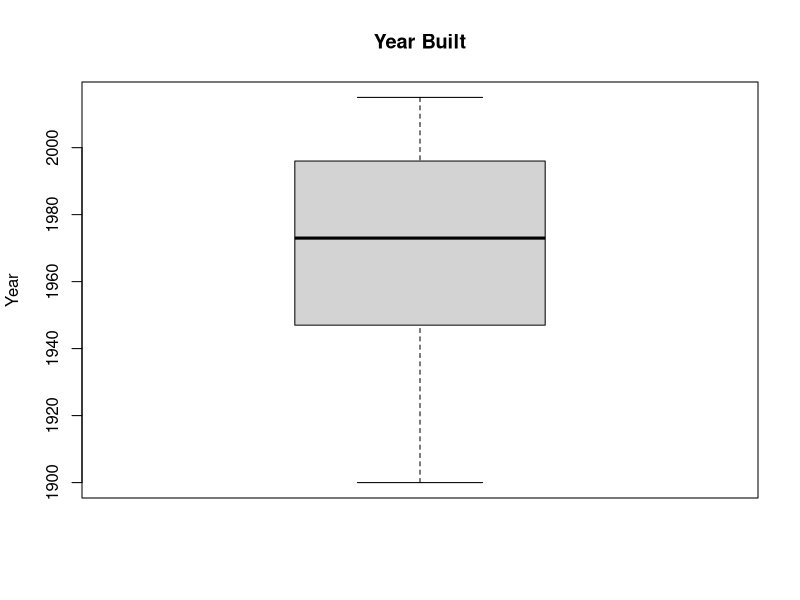
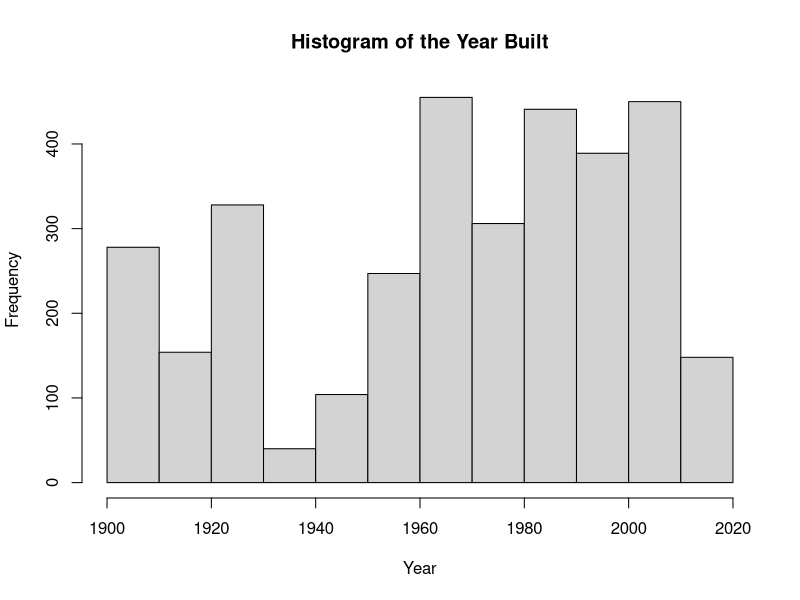
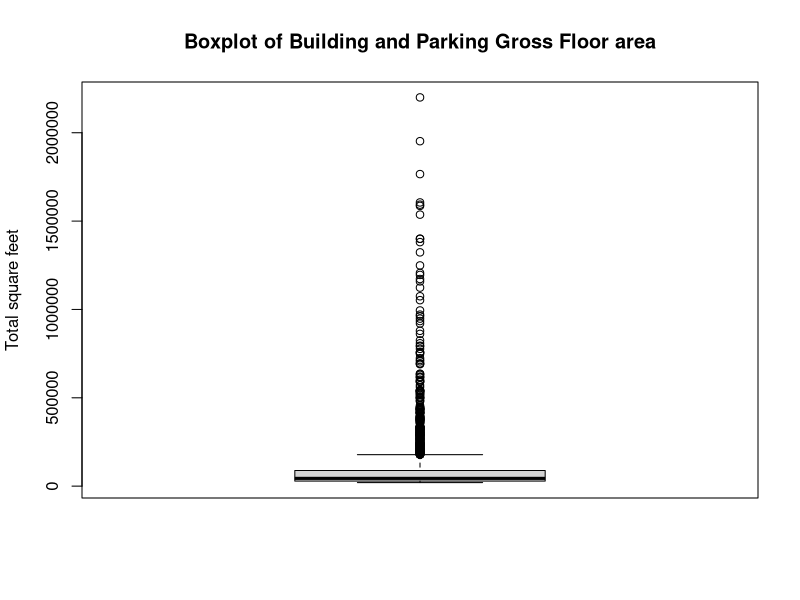
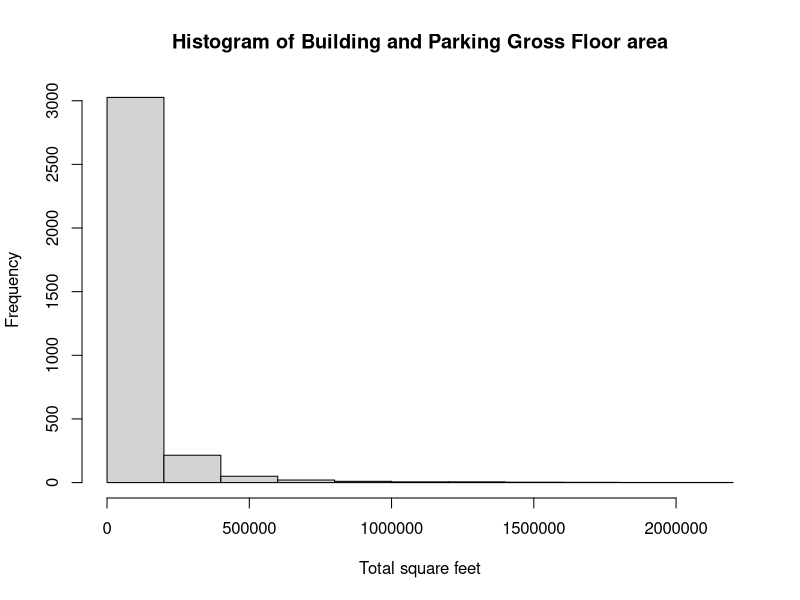
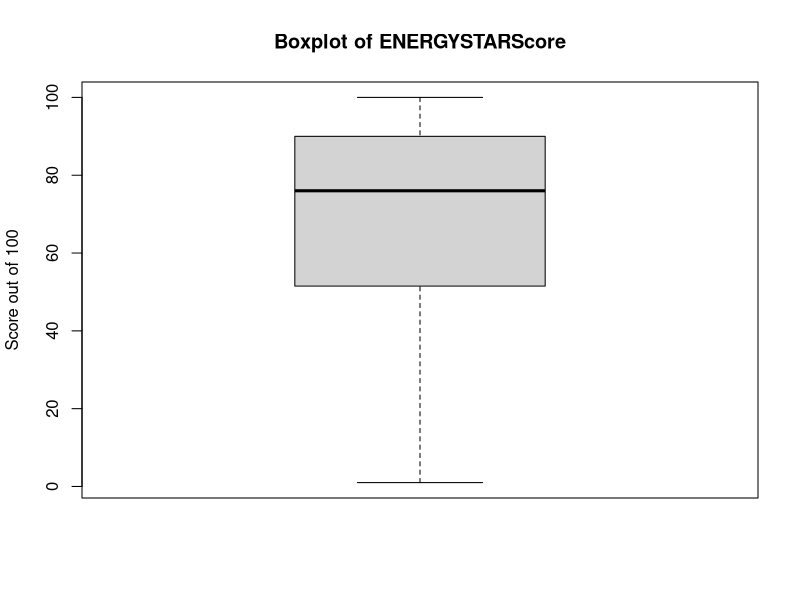
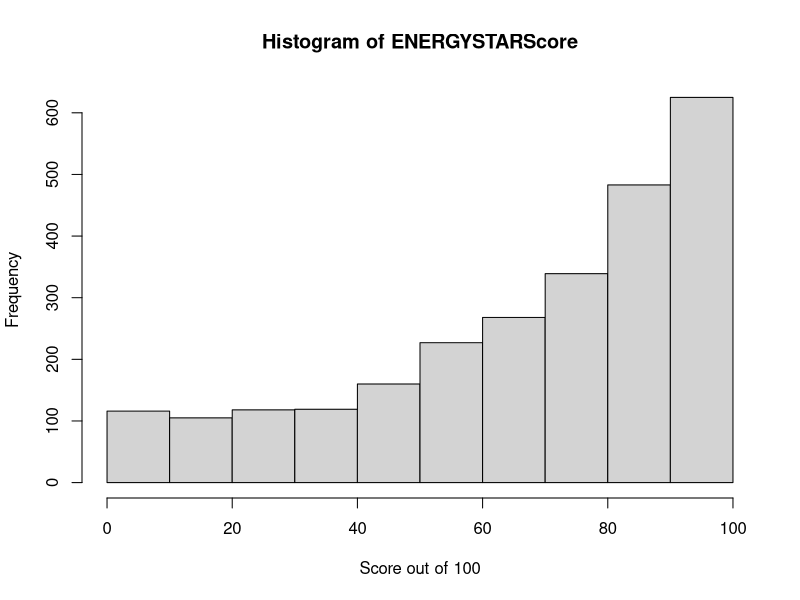
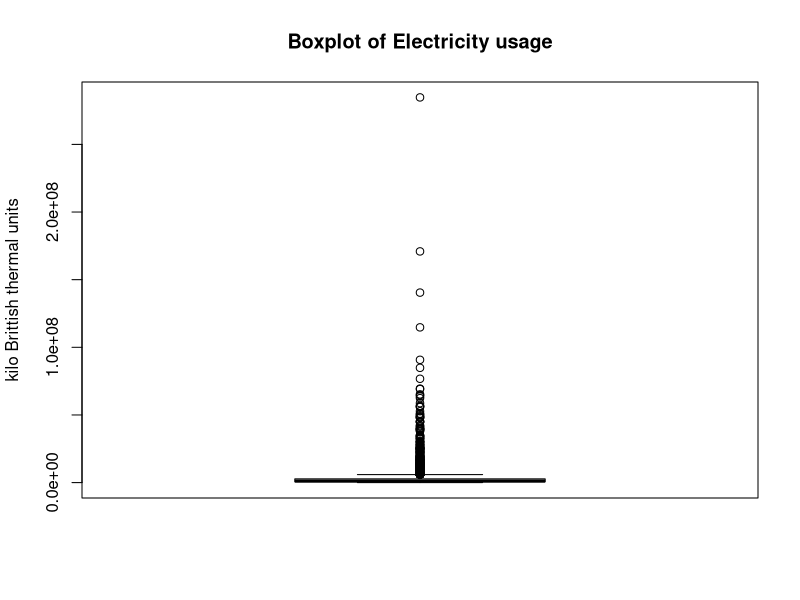
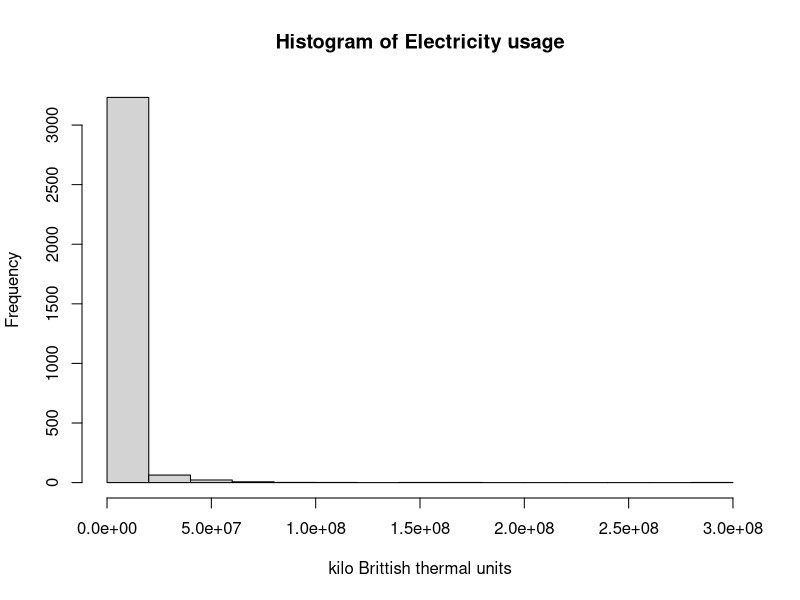

Generate these figures, in order, with R:
## ---- chunk 1
energyDat2016 = read.csv("sea-building-energy-benchmarking/2015-building-energy-benchmarking.csv")
library(gmodels)
library(tidyverse)
## ---- chunk 2
str(energyDat2016)
## ---- chunk 3
summary(energyDat2016$YearBuilt)
summary(energyDat2016$NumberofFloors)
summary(energyDat2016$PropertyGFATotal)
summary(energyDat2016$ENERGYSTARScore)
summary(energyDat2016$SiteEUIWN.kBtu.sf.)
summary(energyDat2016$Electricity.kBtu.)
summary(energyDat2016$NaturalGas.kBtu.)
summary(energyDat2016$GHGEmissionsIntensity.kgCO2e.ft2.)
## ---- chunk 4
boxplot(energyDat2016$YearBuilt, main = "Year Built", ylab = "Year")
hist(energyDat2016$YearBuilt, main = "Histogram of the Year Built", xlab = "Year")
boxplot(energyDat2016$PropertyGFATotal, main = "Boxplot of Building and Parking Gross Floor area", ylab = "Total square feet")
hist(energyDat2016$PropertyGFATotal, main = "Histogram of Building and Parking Gross Floor area", xlab = "Total square feet")
boxplot(energyDat2016$ENERGYSTARScore, main = "Boxplot of ENERGYSTARScore", ylab = "Score out of 100")
hist(energyDat2016$ENERGYSTARScore, main = "Histogram of ENERGYSTARScore", xlab = "Score out of 100")
boxplot(energyDat2016$Electricity.kBtu., main = "Boxplot of Electricity usage", ylab = "kilo Brittish thermal units")
hist(energyDat2016$Electricity.kBtu., main = "Histogram of Electricity usage", xlab = "kilo Brittish thermal units")
boxplot(energyDat2016$NaturalGas.kBtu., main = "Boxplot of Natural gas usage", ylab = "kilo Brittish thermal units")
hist(energyDat2016$NaturalGas.kBtu., main = "Histogram of Natural gas usage", xlab = "kilo Brittish thermal units")
## ---- chunk 5
var(energyDat2016$YearBuilt, na.rm=TRUE)
sd(energyDat2016$YearBuilt,na.rm=TRUE)
var(energyDat2016$NumberofFloors,na.rm=TRUE)
sd(energyDat2016$NumberofFloors,na.rm=TRUE)
var(energyDat2016$PropertyGFATotal,na.rm=TRUE)
sd(energyDat2016$PropertyGFATotal,na.rm=TRUE)
var(energyDat2016$ENERGYSTARScore,na.rm=TRUE)
sd(energyDat2016$ENERGYSTARScore,na.rm=TRUE)
var(energyDat2016$SiteEUIWN.kBtu.sf.,na.rm=TRUE)
sd(energyDat2016$SiteEUIWN.kBtu.sf.,na.rm=TRUE)
var(energyDat2016$Electricity.kBtu.,na.rm=TRUE)
sd(energyDat2016$Electricity.kBtu.,na.rm=TRUE)
var(energyDat2016$NaturalGas.kBtu.,na.rm=TRUE)
sd(energyDat2016$NaturalGas.kBtu.,na.rm=TRUE)
var(energyDat2016$GHGEmissionsIntensity.kgCO2e.ft2.,na.rm=TRUE)
sd(energyDat2016$GHGEmissionsIntensity.kgCO2e.ft2.,na.rm=TRUE)
## ---- chunk 6
table(energyDat2016$Neighborhood)
table(energyDat2016$LargestPropertyUseType)
table(energyDat2016$Outlier)
## ---- chunk 7
names(sort(-table(energyDat2016$Neighborhood)))[1]
names(sort(-table(energyDat2016$LargestPropertyUseType)))[1]
names(sort(-table(energyDat2016$Outlier)))[1]
## ---- chunk 8
round(prop.table(table(energyDat2016$Neighborhood))*100, digits = 3)
round(prop.table(table(energyDat2016$LargestPropertyUseType))*100, digits = 3)
round(prop.table(table(energyDat2016$Outlier))*100, digits = 3)
